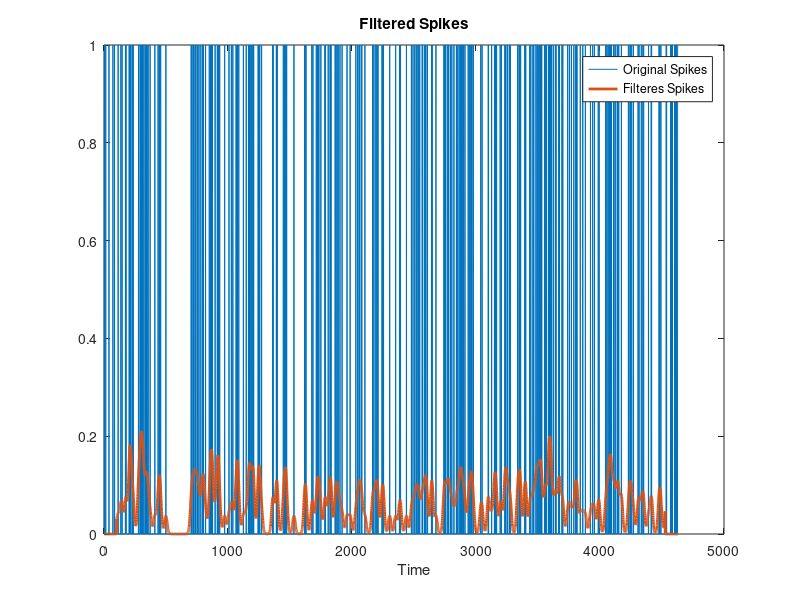

This chart was generated by the following MATLAB code:
clc
clear all
close all

%% generate time series of random spikes
n=300; %number of spikes
isi=round(exp(randn(n,1))*10); %inter spike interval (exponentially distributed)
spikes=0;
for i=1:n
    spikes(length(spikes)+isi(i))=1; %generate spikes 
end

%% Gaussian smooth filter
fwhm=25; %full width half maximum
k=100; %order of the filter
gtime=-k:k; %normalized time vector
gwin=exp(-(4*log(2)*gtime.^2)/fwhm^2); %gaussian window
gwin=gwin/sum(gwin); %Normalize gaussian to unit energy
filtsig=zeros(size(spikes)); %initialize filter signal
for i=k+1:length(spikes)-k-1
    filtsig(i)=sum(spikes(i-k:i+k).*gwin); %gaussian function
end

%% Plot
plot(spikes)
hold on
plot(filtsig,'linew',2)
title('Filtered Spikes')
legend('Original Spikes','Filteres Spikes')
xlabel('Time')